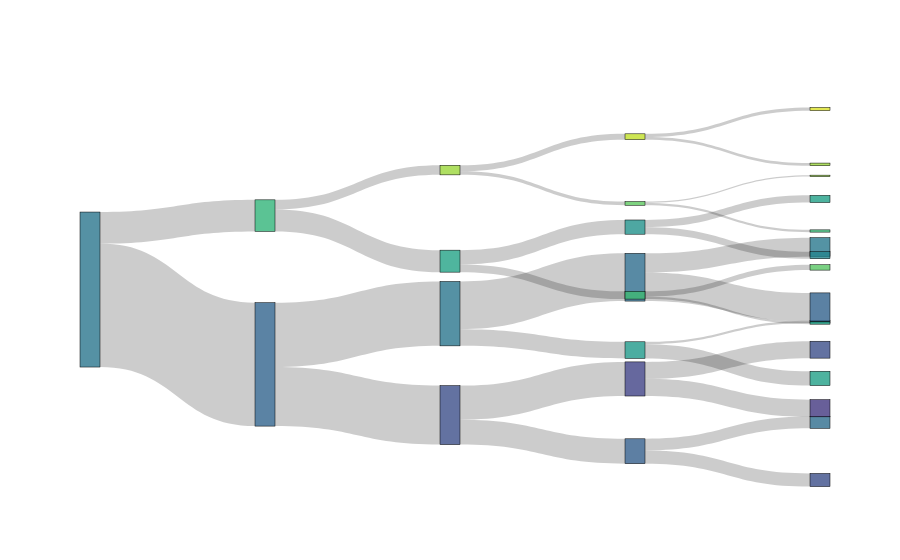

The notebook cell this image was saved under:
### Code cell
pruned_calif_viz = calif_dt_viz.prune(4)

calif_sankey = SankeyTreePlot(pruned_calif_viz, show_text=False)
calif_sankey.show()

### Figure 1 — Plotly figure (JSON) as saved in the notebook; plotly's stock layout.template omitted (floating-point values rounded to 4 significant figures)
{"data": [{"link": {"hovertemplate": "<b style \"font-size:14px;\">n_train:</b> %{value}<extra></extra>", "label": ["16437", "7860", "3317", "1753", "1564", "4543", "2290", "2253", "8577", "2217", "1905", "312", "6360", "3822", "2538", "4203", "2929", "1035", "318", "717", "1894", "932", "962", "1274", "496", "302", "194", "778", "353", "425"], "source": [0, 1, 2, 3, 3, 2, 6, 6, 1, 9, 10, 10, 9, 13, 13, 0, 16, 17, 18, 18, 17, 21, 21, 16, 24, 25, 25, 24, 28, 28], "target": [1, 2, 3, 4, 5, 6, 7, 8, 9, 10, 11, 12, 13, 14, 15, 16, 17, 18, 19, 20, 21, 22, 23, 24, 25, 26, 27, 28, 29, 30], "value": [16437, 7860, 3317, 1753, 1564, 4543, 2290, 2253, 8577, 2217, 1905, 312, 6360, 3822, 2538, 4203, 2929, 1035, 318, 717, 1894, 932, 962, 1274, 496, 302, 194, 778, 353, 425]}, "node": {"color": ["rgba(43, 118, 142, 0.8)", "rgba(50, 101, 142, 0.8)", "rgba(60, 79, 138, 0.8)", "rgba(53, 96, 141, 0.8)", "rgba(60, 79, 138, 0.8)", "rgba(47, 109, 142, 0.8)", "rgba(64, 67, 134, 0.8)", "rgba(67, 55, 128, 0.8)", "rgba(60, 79, 138, 0.8)", "rgba(43, 118, 142, 0.8)", "rgba(32, 153, 138, 0.8)", "rgba(33, 160, 136, 0.8)", "rgba(49, 104, 142, 0.8)", "rgba(47, 109, 142, 0.8)", "rgba(51, 98, 141, 0.8)", "rgba(42, 121, 142, 0.8)", "rgba(51, 181, 122, 0.8)", "rgba(35, 163, 134, 0.8)", "rgba(63, 187, 115, 0.8)", "rgba(35, 163, 134, 0.8)", "rgba(89, 198, 100, 0.8)", "rgba(34, 145, 139, 0.8)", "rgba(37, 133, 142, 0.8)", "rgba(33, 160, 136, 0.8)", "rgba(155, 216, 59, 0.8)", "rgba(94, 200, 97, 0.8)", "rgba(58, 185, 118, 0.8)", "rgba(149, 215, 63, 0.8)", "rgba(194, 224, 42, 0.8)", "rgba(155, 216, 59, 0.8)", "rgba(220, 227, 40, 0.8)"], "customdata": [["MedInc<br>≤ 5.09", "2.0732"], ["MedInc<br>≤ 3.07", "1.7472"], ["AveRooms<br>≤ 4.31", "1.3598"], ["MedInc<br>≤ 2.21", "1.6212"], ["", "1.3709"], ["", "1.9016"], ["MedInc<br>≤ 2.42", "1.1689"], ["", "0.9681"], ["", "1.3730"], ["AveOccup<br>≤ 2.42", "2.1022"], ["Latitude<br>≤ 37.93", "2.7512"], ["", "2.9051"], ["", "1.8120"], ["MedInc<br>≤ 4.12", "1.8759"], ["", "1.7117"], ["", "2.1233"], ["MedInc<br>≤ 6.89", "3.3485"], ["AveOccup<br>≤ 2.67", "2.9485"], ["HouseAge<br>≤ 21.50", "3.4997"], ["", "2.9660"], ["", "3.7364"], ["MedInc<br>≤ 5.74", "2.6473"], ["", "2.3561"], ["", "2.9293"], ["MedInc<br>≤ 7.82", "4.2681"], ["HouseAge<br>≤ 26.50", "3.7764"], ["", "3.4760"], ["", "4.2442"], ["MedInc<br>≤ 8.87", "4.5816"], ["", "4.3139"], ["", "4.8039"]], "hovertemplate": "<b style=\"font-size:14px;\">%{customdata[0]}</b><br><b style=\"font-size:14px;\">n_train:</b> %{value}<br><b style=\"font-size:14px;\">Value:</b> %{customdata[1]}<extra></extra>", "label": ["", "", "", "", "", "", "", "", "", "", "", "", "", "", "", "", "", "", "", "", "", "", "", "", "", "", "", "", "", "", ""], "line": {"color": "black", "width": 0.5}, "pad": 15, "thickness": 20, "x": [0, 0.25, 0.5, 0.75, 1, 1, 0.75, 1, 1, 0.5, 0.75, 1, 1, 0.75, 1, 1, 0.25, 0.5, 0.75, 1, 1, 0.75, 1, 1, 0.5, 0.75, 1, 1, 0.75, 1, 1], "y": [0.5, 0.6957, 0.8292, 0.9243, 1, 0.8487, 0.7341, 0.8111, 0.6571, 0.5623, 0.6582, 0.7326, 0.5837, 0.4663, 0.5454, 0.3873, 0.3043, 0.4241, 0.5137, 0.5868, 0.4406, 0.3345, 0.4085, 0.2604, 0.1844, 0.2722, 0.3447, 0.1997, 0.09666, 0.1695, 0.02383]}, "type": "sankey"}], "layout": {"font": {"color": "black", "family": "Courier New", "size": 14}}}
